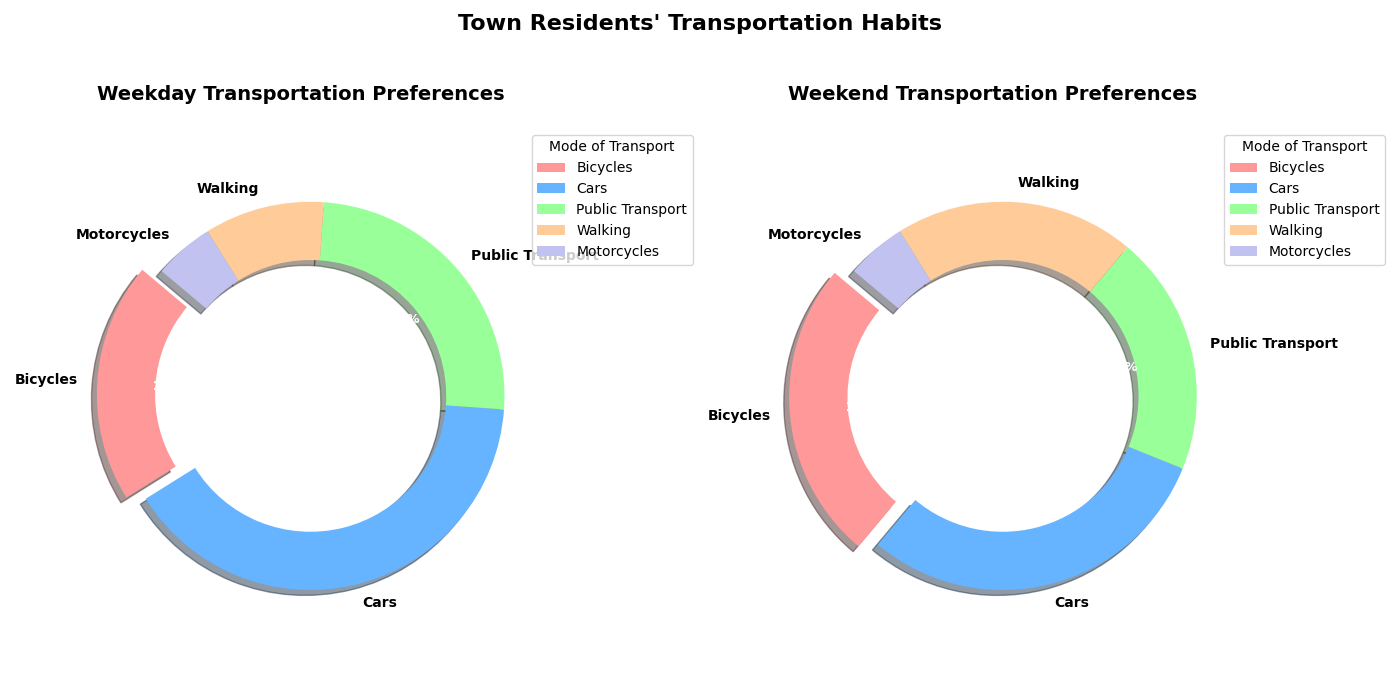

Write Python code to recreate this figure.
import matplotlib.pyplot as plt
import numpy as np

modes_of_transport = ['Bicycles', 'Cars', 'Public Transport', 'Walking', 'Motorcycles']
weekday_usage = [20, 40, 25, 10, 5]
weekend_usage = [25, 30, 20, 20, 5]

colors = ['#ff9999','#66b3ff','#99ff99','#ffcc99','#c2c2f0']
explode = (0.1, 0, 0, 0, 0)

fig, (ax1, ax2) = plt.subplots(1, 2, figsize=(14, 7))

# Plot the weekday donut chart
wedges1, texts1, autotexts1 = ax1.pie(
    weekday_usage,
    labels=modes_of_transport,
    autopct='%1.1f%%',
    startangle=140,
    colors=colors,
    explode=explode,
    shadow=True,
    wedgeprops=dict(width=0.3)
)

plt.setp(texts1, size=10, weight='bold')
plt.setp(autotexts1, size=9, weight='bold', color='white')

ax1.set_title("Weekday Transportation Preferences", fontsize=14, fontweight='bold', pad=20)
ax1.axis('equal')
ax1.legend(wedges1, modes_of_transport, title="Mode of Transport", loc="upper left", bbox_to_anchor=(1, 0, 0.5, 1))

# Plot the weekend donut chart
wedges2, texts2, autotexts2 = ax2.pie(
    weekend_usage,
    labels=modes_of_transport,
    autopct='%1.1f%%',
    startangle=140,
    colors=colors,
    explode=explode,
    shadow=True,
    wedgeprops=dict(width=0.3)
)

plt.setp(texts2, size=10, weight='bold')
plt.setp(autotexts2, size=9, weight='bold', color='white')

ax2.set_title("Weekend Transportation Preferences", fontsize=14, fontweight='bold', pad=20)
ax2.axis('equal')
ax2.legend(wedges2, modes_of_transport, title="Mode of Transport", loc="upper left", bbox_to_anchor=(1, 0, 0.5, 1))

fig.suptitle("Town Residents' Transportation Habits", fontsize=16, fontweight='bold')

plt.tight_layout(rect=[0, 0.03, 1, 0.95])

plt.show()
